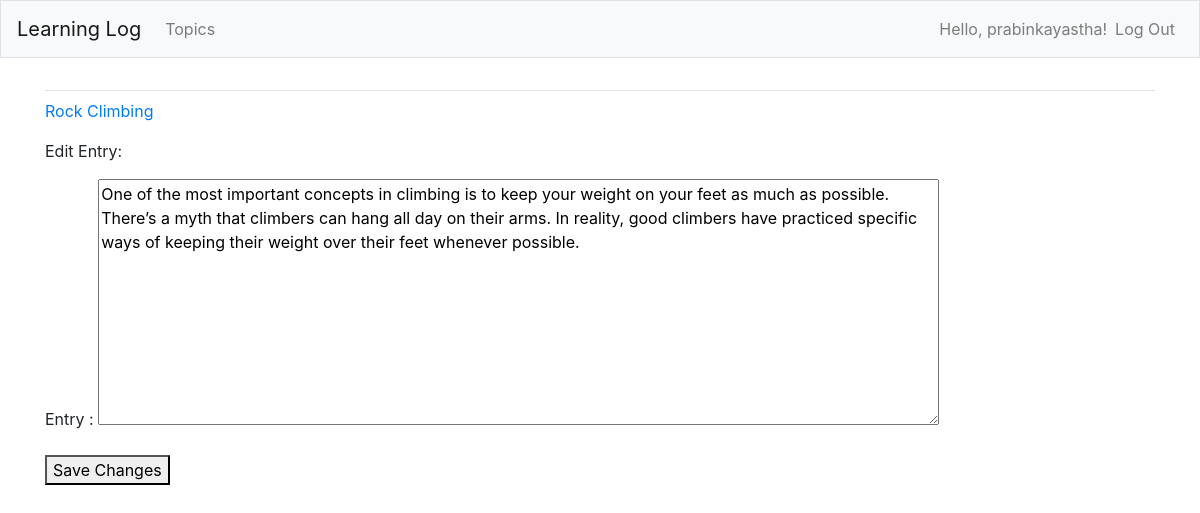
Screenshot of /edit_entry/3 (signed in) with the database file from the repository.
### learning_logs/models.py (models this page shows, shortened)
class Topic(models.Model):
    text = models.CharField(max_length=200)
    date_added = models.DateTimeField(auto_now_add=True)
    owner = models.ForeignKey(User, on_delete=models.CASCADE)
    def __str__(self):
        return self.text

class Entry(models.Model):
    topic = models.ForeignKey(Topic, on_delete= models.CASCADE)
    text = models.TextField()
    date_added = models.DateTimeField(auto_now_add=True)
    owner = models.ForeignKey(User, on_delete=models.CASCADE)
    class Meta:
        verbose_name_plural = 'Entries'

### learning_logs/views.py (the view)
# urls.py: path('edit_entry/<int:entry_id>', views.edit_entry, name='edit_entry'),
@login_required
def edit_entry(request, entry_id):
    entry = Entry.objects.get(id=entry_id)
    topic = entry.topic
    if not check_entry_owner(request, entry):
        raise Http404
    if request.method != 'POST':
        form = EntryForm(instance=entry)
    else:
        form = EntryForm(instance=entry, data=request.POST)
        if form.is_valid():
            form.save()
            return redirect('learning_logs:topic', topic_id=topic.id)
    context = {'entry':entry, 'topic':topic, 'form':form}
    return render(request, 'learning_logs/edit_entry.html', context)

### learning_logs/forms.py
class EntryForm(forms.ModelForm):
    class Meta:
        model = Entry
        fields = ['text']
        labels = {'text' : 'Entry :'}
        widgets = {'text' : forms.Textarea(attrs={'cols' : 80})}

### learning_logs/views.py (called while the page is built)
def check_entry_owner(request, entry):
    return (request.user == entry.owner)

### learning_logs/templates/learning_logs/edit_entry.html (shortened to what this page needs)
{% extends 'learning_logs/base.html' %}
{% block content %}
    <p>
        <a href="{% url 'learning_logs:topic' topic.id %}">{{ topic }}</a>
    </p>
    <p>Edit Entry:</p>
    <form action="{% url 'learning_logs:edit_entry' entry.id %}" method='post'>
    {{form.as_p}}
    <button name='submit'>Save Changes</button>
    </form>
{% endblock content %}

### learning_logs/templates/learning_logs/base.html (shortened to what this page needs)
{% load bootstrap4 %}
<!doctype html>
<html lang="en">
    <head>
        {% bootstrap_css %}
    </head>
    <body>
        <nav class = "navbar navbar-expand-md navbar-light bg-light mb-4 border">
            <a class="navbar-brand" href="{% url 'learning_logs:index' %}">Learning Log</a>
            <div class="collapse navbar-collapse" id="navbarCollapse">
                <ul class="navbar-nav mr-auto">
                    <li class="nav-item">
                        <a class="nav-link" href="{% url 'learning_logs:topics' %}"> Topics </a>
                    </li>
                </ul>
                <ul class="navbar-nav ml-auto">
                    {% if user.is_authenticated %}
                        <li class="nav-item">
                            <span class="navbar-text"}>Hello, {{ user.username }}!</span>
                        </li>
                        <li class="nav-item">
                            <a class="nav-link"} href="{% url 'users:logout' %}">Log Out</a>
                        </li>
                    {% endif %}
                </ul>
        </nav>
        <main role="main" class="container">
            <div class="pb-2 mb-2 border-bottom">
            </div>
            <div>
                {% block content %}
                {% endblock content %}
            </div>
        </main>
    </body>
</html>

### rows the page displays
Topic: text "Rock Climbing"
Entry: text "One of the most important concepts in climbing is to keep your weight on your feet as much as possible. There’s a myth that climbers can hang all day on their arms. In reality, good climbers have practiced specific ways of keeping their weight over their feet whenever possible."

### other values shown
{{ user.username }} "prabinkayastha"
